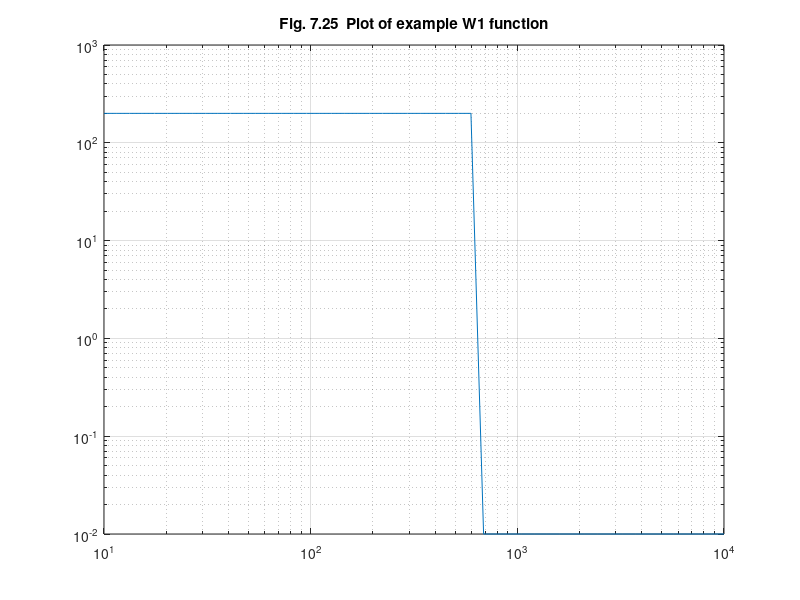

Reproduce this figure in MATLAB.
%  Figure 7.25      Digital Control of Dynamic Systems, 3e 
%                   Franklin, Powell, Workman
%                   Addison-Wesley Publishing Company, 1998
% Matlab 4.2 or 5.0

clear
clf
w=logspace(1,4);
W1=200*(w<(200*pi)) +.01*(w>(200*pi));
loglog(w,W1)
grid

title('Fig. 7.25  Plot of example W1 function')
